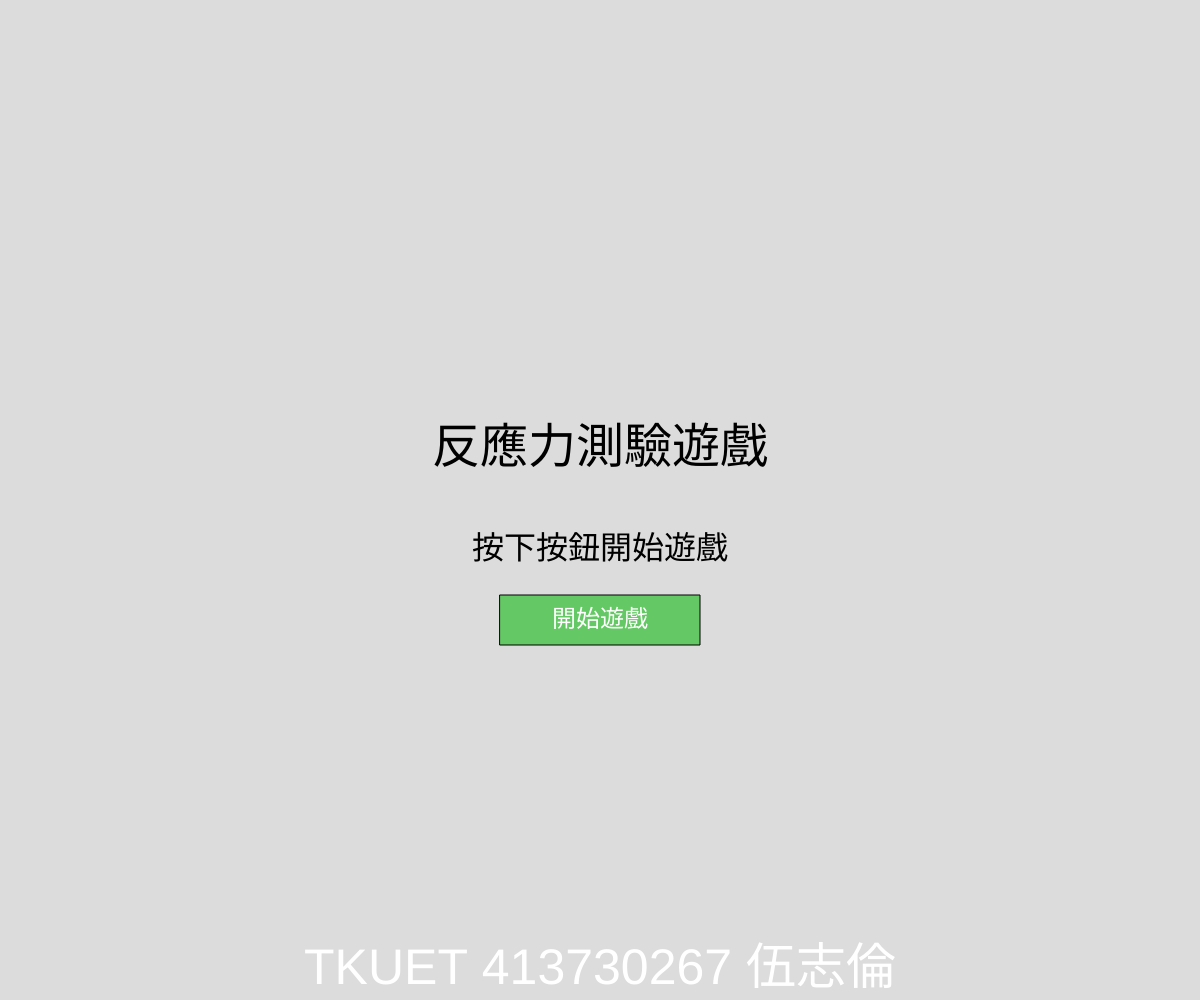
Frame 1 (no input)
Frame 60 (no input): identical to frame 1, image omitted
Frame 120 (the mouse pressed at the canvas centre since frame 60): identical to frame 1, image omitted

The p5.js sketch that drew this single still picture (run headless with seeded random() and noise() and a simulated clock; from frame 60 on, the mouse is pressed at the canvas centre):

// p5.js sketch
// ── sketch.js
let targetX, targetY, targetSize;
let score = 0;
let timer = 30; // 30 seconds timer
let gameOver = false;
let rank = "";
let gameStarted = false; // 新增變數，判斷遊戲是否已開始
let intervalId; // 新增變數來儲存計時器的 ID
let screenColor = 220; // 新增變數，控制螢幕顏色

function setup() {
  createCanvas(windowWidth, windowHeight);
}

function draw() {
  background(screenColor); // 使用 screenColor 作為背景顏色

  if (!gameStarted) {
    // 開始畫面
    textSize(48);
    textAlign(CENTER, CENTER);
    fill(0);
    text("反應力測驗遊戲", width / 2, height / 2 - 50);
    textSize(32);
    text("按下按鈕開始遊戲", width / 2, height / 2 + 50);

    // 按鈕
    fill(100, 200, 100);
    rectMode(CENTER);
    rect(width / 2, height / 2 + 120, 200, 50);
    fill(255);
    textSize(24);
    text("開始遊戲", width / 2, height / 2 + 120);
    // 顯示大型字樣
    textSize(50);
    textAlign(CENTER, CENTER);
    text("TKUET 413730267 伍志倫", width / 2, height - 30);
  } else if (!gameOver) {
    // 遊戲進行中
    // 繪製目標
    fill(255, 0, 0);
    ellipse(targetX, targetY, targetSize);

    // 顯示分數與計時器
    fill(0);
    textSize(30);
    text(`Score: ${score}`, 70, 20);
    text(`Time: ${timer}s`, 80, 60);

    // 顯示大型字樣
    textSize(50);
    textAlign(CENTER, CENTER);
    text("TKUET 413730267 伍志倫", width / 2, height - 30);

    // 每秒移除目標
    if (frameCount % 120 === 0) {
      resetTarget();
    }

    // 在短時間內將螢幕顏色恢復為灰色
    if (screenColor !== 220) {
      setTimeout(() => {
        screenColor = 220;
      }, 200); // 200 毫秒後恢復
    }
  } else {
    // 遊戲結束畫面
    background(50);
    fill(255);
    textSize(48);
    textAlign(CENTER, CENTER);
    text(`RANK: ${rank}`, width / 2, height / 2 - 50);
    textSize(32);
    text("按下 R 鍵重新開始遊戲", width / 2, height / 2 + 50);
  }
}

function mousePressed() {
  if (!gameStarted) {
    // 檢查是否點擊了「開始遊戲」按鈕
    if (
      mouseX > width / 2 - 100 &&
      mouseX < width / 2 + 100 &&
      mouseY > height / 2 + 95 &&
      mouseY < height / 2 + 145
    ) {
      startGame();
    }
  } else if (!gameOver) {
    // 檢查是否點擊了目標
    let d = dist(mouseX, mouseY, targetX, targetY);
    if (d < targetSize / 2) {
      score++;
      screenColor = color(0, 255, 0); // 成功觸摸，螢幕亮綠燈
      resetTarget();
    } else {
      score--;
      screenColor = color(255, 0, 0); // 未觸摸到，螢幕亮紅燈
    }
  }
}

function startGame() {
  // 開始遊戲
  gameStarted = true;
  resetTarget();

  // 清除之前的計時器（如果存在）
  if (intervalId) {
    clearInterval(intervalId);
    intervalId = null; // 確保 intervalId 被重置
  }

  // 啟動新的計時器
  intervalId = setInterval(() => {
    if (!gameOver && timer > 0) {
      timer--;
    } else if (timer === 0) {
      gameOver = true;
      calculateRank();
      clearInterval(intervalId); // 停止計時器
      intervalId = null; // 確保 intervalId 被重置
    }
  }, 1000);
}

function resetTarget() {
  // 重置目標位置與大小
  targetX = random(50, width - 50);
  targetY = random(50, height - 50);
  targetSize = 100; // 目標大小
}

function calculateRank() {
  if (score > 25) {
    rank = "特戰高手";
  } else if (score > 20) {
    rank = "特戰銅牌";
  } else if (score > 15) {
    rank = "特戰鐵三";
  } else if (score > 10) {
    rank = "你是烏龜嗎";
  } else if (score > 1) {
    rank = "不是 兄台 多練練吧";
  } else {
    rank = "兄台，請再接再厲！";
  }
}

function keyPressed() {
  if (gameOver && (key === 'R' || key === 'r')) {
    // 重新開始遊戲
    score = 0;
    timer = 30;
    gameOver = false;
    gameStarted = false; // 回到開始畫面

    // 確保清除計時器（避免多次啟動）
    if (intervalId) {
      clearInterval(intervalId);
      intervalId = null; // 確保 intervalId 被重置
    }
  }
}
